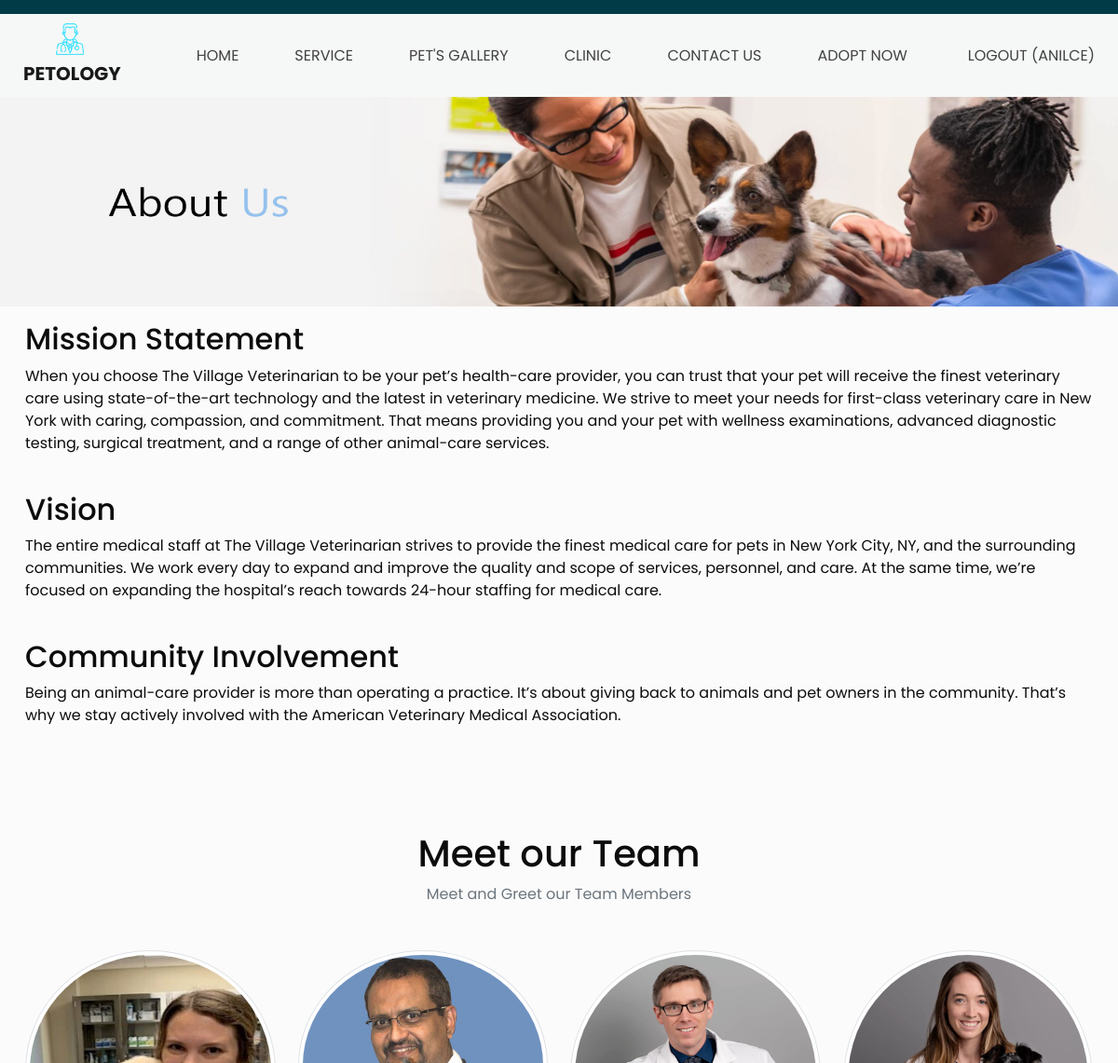
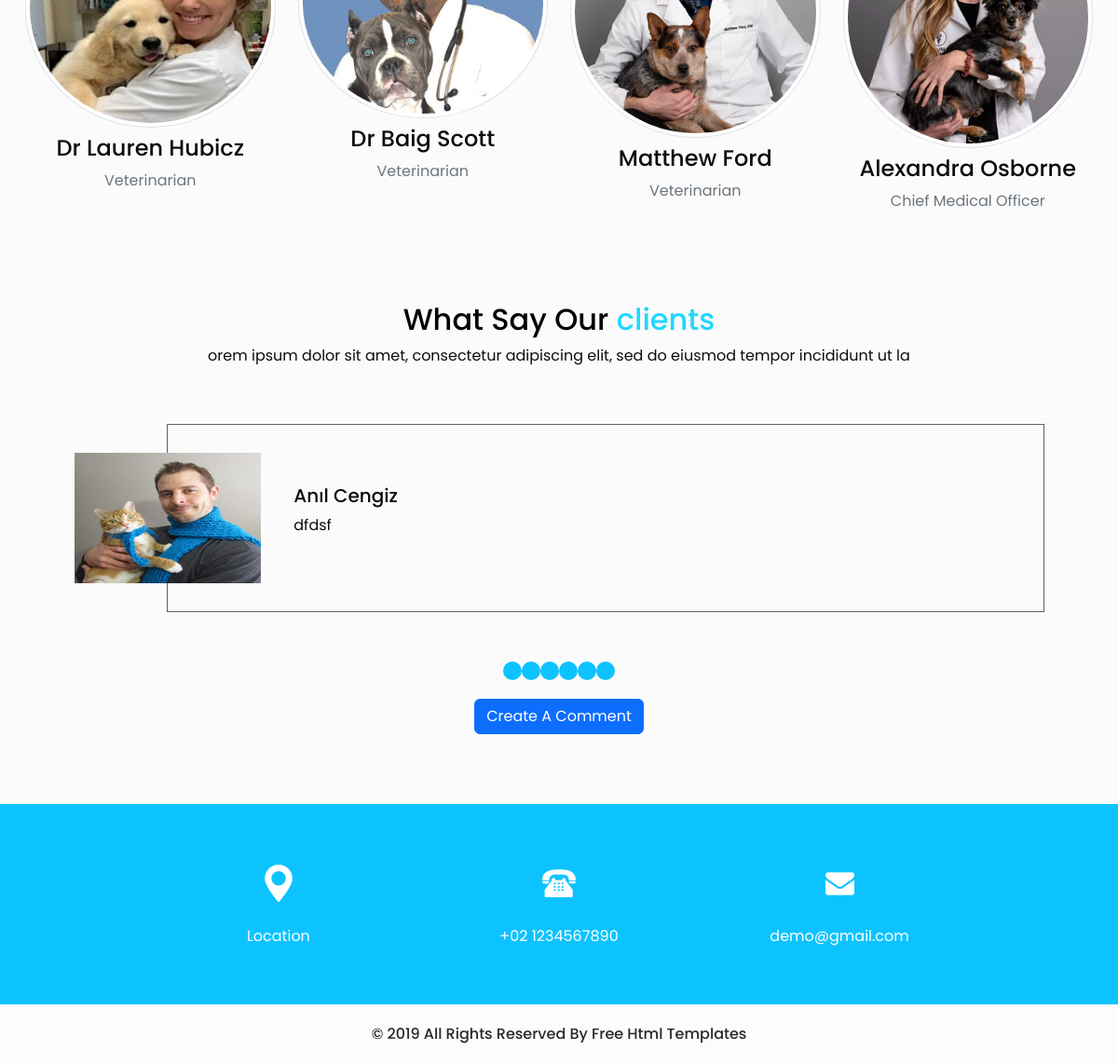
/clinic/ (signed in), run on the app's committed database (2 pictures, top to bottom).
### myApp/models.py (models this page shows, shortened)
class Team(models.Model):
    name=models.CharField( max_length=50)
    role=models.CharField( max_length=50)
    image=models.ImageField( upload_to='images/teamimages')

class Comments(models.Model):
    user=models.ForeignKey(User,on_delete=models.CASCADE)
    text=models.CharField(max_length=100)
    def __str__(self):
        return self.text

class CustomUser(models.Model):
    user = models.OneToOneField(get_user_model(), on_delete=models.CASCADE)
    profilePic = models.ImageField(upload_to="images/profilePic")

### myApp/views.py (the view)
# urls.py: path('clinic/',views.clinic,name='clinic'),
def clinic(request):
    team = Team.objects.all()
    comments = Comments.objects.all()
    context = {'team': team, 'comments': comments}
    return render(request, 'clinic.html', context)

### myApp/templates/clinic.html (shortened to what this page needs)
{% extends "base.html" %}
{%load static%}
{% block content %}
  <div class="col-md-12">
  <img src="{% static 'images/aboutUs.png'%}" alt="" class="img-fluid " >
</div>
<div class="container mt-3">
  <h2 ><span>Mission Statement</span></h2>
  <p>When you choose The Village Veterinarian to be your pet’s health-care provider, you can trust that your pet will receive the finest veterinary care using state-of-the-art technology and the latest in veterinary medicine. We strive to meet your needs for first-class veterinary care in New York with caring, compassion, and commitment. That means providing you and your pet with wellness examinations, advanced diagnostic testing, surgical treatment, and a range of other animal-care services. </p>
  <br>
  <h2>Vision</h2>
  <p>The entire medical staff at The Village Veterinarian strives to provide the finest medical care for pets in New York City, NY, and the surrounding communities. We work every day to expand and improve the quality and scope of services, personnel, and care. At the same time, we’re focused on expanding the hospital’s reach towards 24-hour staffing for medical care.</p>
  <br>
  <h2>Community Involvement</h2>
  <p>Being an animal-care provider is more than operating a practice. It’s about giving back to animals and pet owners in the community. That’s why we stay actively involved with the American Veterinary Medical Association. </p>
</div>
<section class="team text-center py-5">
  <div class="container">
    <div class="header my-5">
      <h1>Meet our Team </h1>
      <p class="text-muted">Meet and Greet our Team Members</p>
    </div>
    <div class="row">
      {%for member in team%}
      <div class="col-md-6 col-lg-3">
        <div class="img-block mb-5">
          <img src="{{member.image.url}}" class="img-thumbnail rounded-circle"  width="360" height="345">
          <div class="content mt-2">
            <h4>{{member.name}}</h4>
            <p class="text-muted">{{member.role}}</p>
          </div>
        </div>
      </div>
      {%endfor%}
    </div>
  </div>
</section>
<section class="client_section layout_padding-bottom">
<div class="container">
  <h2 class="custom_heading text-center">
    What Say Our
    <span>
      clients
    </span>
  </h2>
  <p class="text-center">
    orem ipsum dolor sit amet, consectetur adipiscing elit, sed do eiusmod tempor incididunt ut la
  </p>
  <div id="slideshow-container" class="carousel slide" data-ride="carousel">
    <ol class="carousel-indicators">
      {% for i in comments %}
        <li data-target="#slideshow-container" data-slide-to="{{ i }}"{% if i == 0 %} class="active"{% endif %}></li>
      {% endfor %}
    </ol>
    <div class="carousel-inner">
      {% for comment in comments %}
  <div class="carousel-item{% if forloop.first %} active{% endif %}">
    <div class="layout_padding2 pl-100">
      <div class="client_container">
        <div class="img_box">
          <img src="{{ comment.user.customuser.profilePic.url }}"  width="100" height="140" alt="">
        </div>
        <div class="detail_box">
          <h5>
            {{ comment.user.first_name }} {{ comment.user.last_name }}
          </h5>
          <p>
            {{ comment.text }}
          </p>
        </div>
      </div>
    </div>
  </div>
{% endfor %}
    </div>
  </div>
</div>
<center>
  <a href="{% url 'create' %}" class="btn btn-primary mt-5">Create A Comment</a>
</center>
</section>
{%endblock%}

### myApp/templates/partials/header.html (shortened to what this page needs)
{%load static%}
{%block content%}
<header class="header_section">
    <div class="container-fluid">
      <nav class="navbar navbar-expand-lg custom_nav-container ">
        <a class="navbar-brand" href="{% url 'home' %}">
          <img src="{% static 'images/logo.png' %}" alt="">
          <span>
            Petology
          </span>
        </a>
        <div class="collapse navbar-collapse" id="navbarSupportedContent">
          <div class="d-flex mx-auto flex-column flex-lg-row align-items-center">
            <ul class="navbar-nav  ">
              <li class="nav-item active">
                <a class="nav-link" href="{% url 'home' %}">Home</a>
              </li>
              <li class="nav-item">
                <a class="nav-link" href="{% url 'service' %}">service </a>
              </li>
              <li class="nav-item">
                <a class="nav-link" href="{% url 'gallery' %}">Pet's gallery </a>
              </li>
              <li class="nav-item">
                <a class="nav-link" href="{% url 'clinic' %}"> clinic</a>
              </li>
              <li class="nav-item">
                <a class="nav-link" href="{% url 'contact' %}">Contact us</a>
              </li>
              <li class="nav-item">
                <a class="nav-link" href="{% url 'buy' %}"> Adopt now </a>
              </li>
            </ul>
          </div>
          <div class="quote_btn-container  d-flex justify-content-center">
            {% if user.is_authenticated %}
            <a class="nav-link" href="{% url 'logoutaccount'%}"> Logout ({{ user.username }}) </a>
            {% endif %}
            </div>
        </div>
      </nav>
    </div>
  </header>
  {%endblock%}

### myApp/static/css/style.css (style rules this page uses)
body { font-family: "Poppins", sans-serif; color: #0c0c0c; background-color: #ffffff; }
.layout_padding2 { padding: 45px 0; }
.layout_padding-bottom { padding-bottom: 75px; }
.custom_heading { color: #030404; }
.custom_heading span { color: #21d7ff; }
.header_section { background-color: #f6f8f7; padding-top: 15px; }
.header_section .container-fluid { padding-right: 25px; padding-left: 25px; }
.header_section .quote_btn-container a { color: #434242; text-transform: uppercase; }
.custom_nav-container.navbar-expand-lg .navbar-nav .nav-link { padding: 10px 30px; color: #434242; text-align: center; text-transform: uppercase; }
a, a:hover, a:focus { text-decoration: none; }
.btn, .btn:focus { outline: none !important; -webkit-box-shadow: none; box-shadow: none; }
.navbar-brand, .navbar-brand:hover { text-transform: uppercase; font-weight: bold; font-size: 24px; color: #fafcfd; }
.navbar-brand { display: -webkit-box; display: -ms-flexbox; display: flex; -webkit-box-align: center; -ms-flex-align: center; align-items: center; -webkit-box-orient: vertical; -webkit-box-direction: normal; -ms-flex-direction: column; flex-direction: column; }
.navbar-brand img { width: 30px; margin-right: 5px; }
.navbar-brand span { font-size: 20px; font-weight: 700; color: #191919; margin-top: 5px; }
.custom_nav-container { z-index: 99999; padding: 5px 0; }
.carousel-indicators { bottom: -15%; }
.carousel-indicators li { width: 20px; height: 20px; border-radius: 100%; opacity: 1; }
.client_section .pl-100 { padding-left: 100px; }
.client_section .client_container { width: 90%; display: -webkit-box; display: -ms-flexbox; display: flex; margin: 0 auto; border: 1px solid #606060; -webkit-box-align: center; -ms-flex-align: center; align-items: center; padding: 30px 0; }
.client_section .client_container .img_box { width: 200px; margin-left: -100px; }
.client_section .client_container .img_box img { min-width: 100%; }
.client_section .client_container .detail_box { padding: 0 35px; }
.client_section .carousel-indicators li { background-color: #0dc3ff; }
body { background-color: #fbfbfb; }

### myApp/static/css/responsive.css (style rules this page uses)
@media (min-width: 1200px) { .container { max-width: 1170px; } }

### data on the page
Team: image (picture), name "Dr Lauren Hubicz", role "Veterinarian"
Team: image (picture), name "Dr Baig Scott", role "Veterinarian"
Team: image (picture), name "Matthew Ford", role "Veterinarian"
Team: image (picture), name "Alexandra Osborne", role "Chief Medical Officer"
Comments: user.customuser.profilePic (picture), user.first_name "Anıl", user.last_name "Cengiz", text "dfdsf"

### other printed values
{{ user.username }} "ANILCE"
